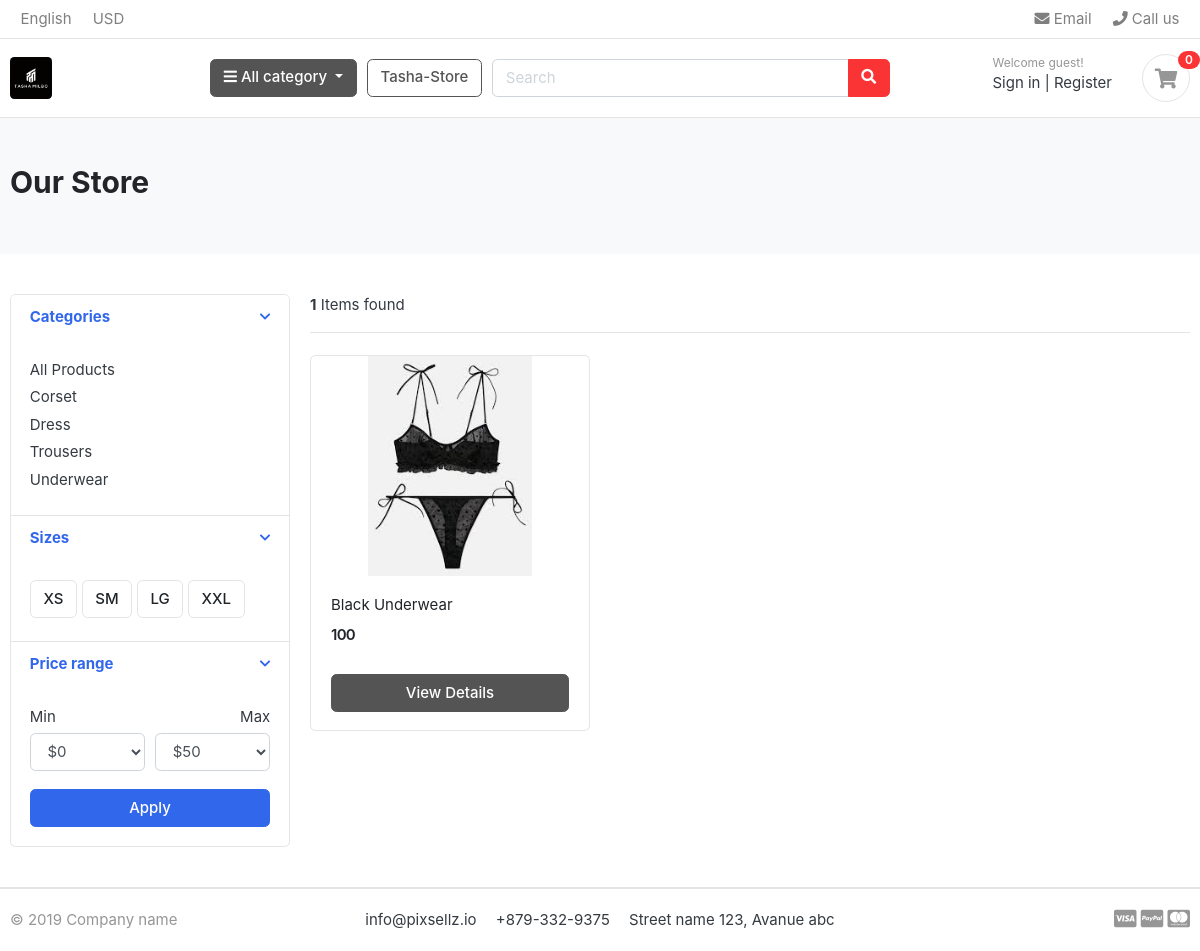
/store/category/underwear/, run on an earlier commit of the app's database.
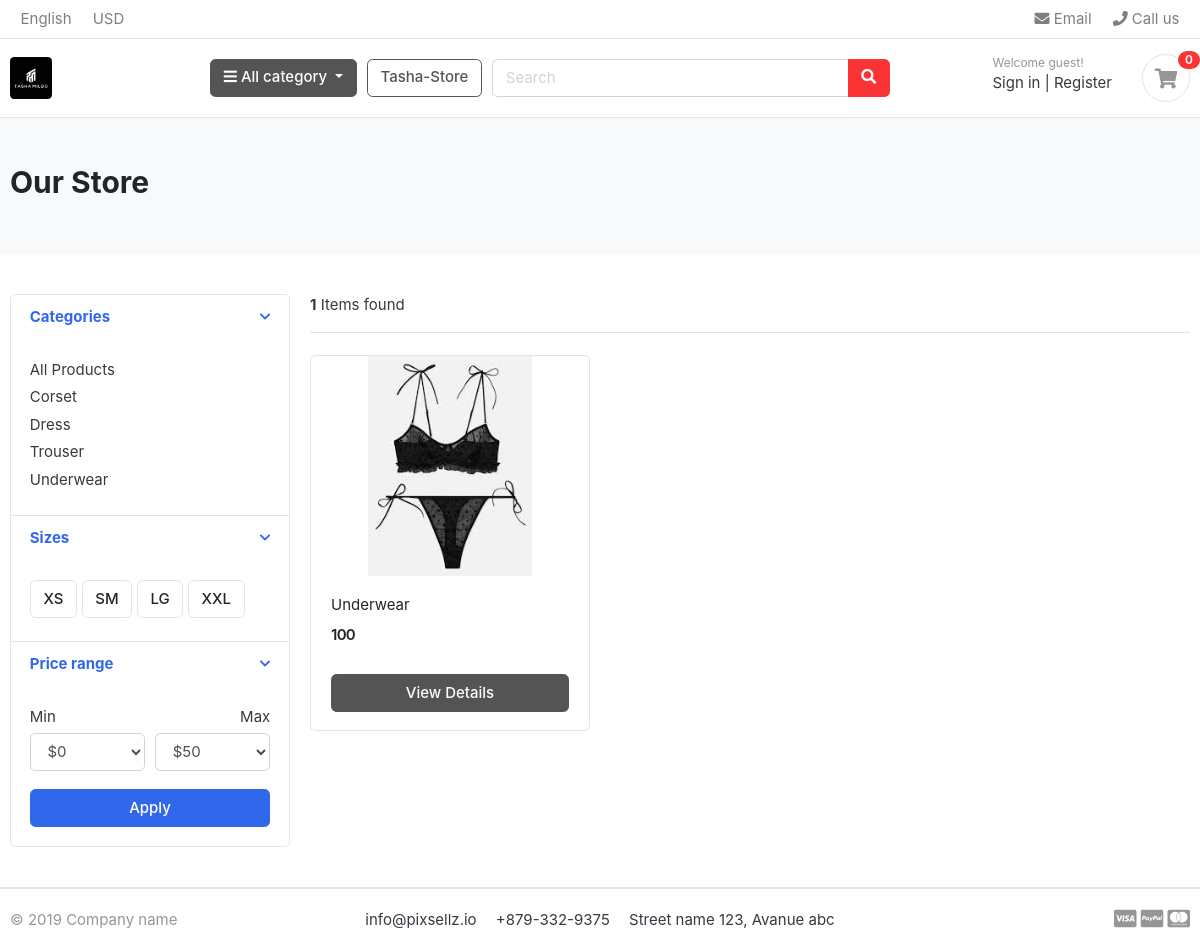
And on a later commit of the database.
### category/models.py (models this page shows, shortened)
class Category(models.Model):
    category_name = models.CharField(max_length=50)
    slug = models.SlugField(max_length=100, unique=True)
    description = models.TextField(max_length=255, blank=True)
    cat_image = models.ImageField(upload_to='photos/categories', blank=True)
    class Meta:
        verbose_name = 'category'
        verbose_name_plural = 'categories'
    def get_url(self):
            return reverse('products_by_category', args=[self.slug])

### store/models.py (models this page shows, shortened)
class Product(models.Model):
    product_name = models.CharField(max_length=200, unique=True)
    slug         = models.SlugField(max_length=200, unique=True)
    description  = models.TextField(max_length=500, blank=True)
    price        = models.IntegerField()
    images       = models.ImageField(upload_to='photos/products')
    stock        = models.IntegerField()
    is_available = models.BooleanField(default=True)
    category     = models.ForeignKey(Category, on_delete=models.CASCADE)
    created_date  = models.DateTimeField(auto_now_add=True)
    modified_date= models.DateTimeField(auto_now=True)
    def get_url(self):
        return reverse('product_detail', args=[self.category.slug, self.slug])

### store/views.py (the view)
# urls.py: path('store/', include('store.urls')),
def store(request, category_slug=None):
    categories = None
    products = None
    if category_slug != None:
        categories = get_object_or_404(Category, slug=category_slug)
        products = Product.objects.filter(category=categories, is_available=True)
        paginator = Paginator(products, 3)
        page = request.GET.get('page')
        paged_products = paginator.get_page(page)
        product_count = products.count()
    else:
        products = Product.objects.all().filter(is_available=True).order_by('id')
        paginator = Paginator(products, 3)
        page = request.GET.get('page')
        paged_products = paginator.get_page(page)
        product_count = products.count()
    context = {
    'products': paged_products,
    'product_count': product_count,
    }
    return render(request, 'store/store.html', context)

### carts/context_processors.py (called while the page is built)
def counter(request):
    cart_count = 0
    if 'admin' in request.path:
        return()
    else:
        try:
            cart = Cart.objects.filter(cart_id=_cart_id(request))
            cart_items = CartItem.objects.all().filter(cart=cart[:1])
            for cart_item in cart_items:
                cart_count += cart_item.quantity
        except Cart.DoesNotExist:
            cart_count = 0
    return dict(cart_count=cart_count)

### carts/views.py (called while the page is built)
def _cart_id(request):
    cart = request.session.session_key
    if not cart:
        cart = request.session.create()
    return cart

### category/context_processors.py (called while the page is built)
def menu_links(request):
    links = Category.objects.all()
    return dict(links=links)

### templates/store/store.html (shortened to what this page needs)
{% extends 'base.html' %}
{% load static %}
{% block content %}
<section class="section-pagetop bg">
<div class="container">
	{% if 'search' in request.path %}
    <h2 class="title-page">Search Result</h2>
	{% else %}
	  <h2 class="title-page">Our Store</h2>
  {% endif %}
</div>
</section>
<section class="section-content padding-y">
<div class="container">
<div class="row">
	<aside class="col-md-3">
<div class="card">
	<article class="filter-group">
		<header class="card-header">
			<a href="#" data-toggle="collapse" data-target="#collapse_1" aria-expanded="true" class="">
				<i class="icon-control fa fa-chevron-down"></i>
				<h6 class="title">Categories</h6>
			</a>
		</header>
		<div class="filter-content collapse show" id="collapse_1" style="">
			<div class="card-body">
				<ul class="list-menu">
					<li><a href="{% url 'store' %}">All Products</a></li>
					{% for category in links %}
				   <li><a href="{{category.get_url}}">{{category.category_name}}  </a></li>
				  {% endfor %}
				</ul>
			</div>
		</div>
	</article>
	<article class="filter-group">
		<header class="card-header">
			<a href="#" data-toggle="collapse" data-target="#collapse_4" aria-expanded="true" class="">
				<i class="icon-control fa fa-chevron-down"></i>
				<h6 class="title">Sizes </h6>
			</a>
		</header>
		<div class="filter-content collapse show" id="collapse_4" style="">
			<div class="card-body">
			  <label class="checkbox-btn">
			    <span class="btn btn-light"> XS </span>
			  </label>
			  <label class="checkbox-btn">
			    <span class="btn btn-light"> SM </span>
			  </label>
			  <label class="checkbox-btn">
			    <span class="btn btn-light"> LG </span>
			  </label>
			  <label class="checkbox-btn">
			    <span class="btn btn-light"> XXL </span>
			  </label>
		</div>
		</div>
	</article>
	<article class="filter-group">
		<header class="card-header">
			<a href="#" data-toggle="collapse" data-target="#collapse_3" aria-expanded="true" class="">
				<i class="icon-control fa fa-chevron-down"></i>
				<h6 class="title">Price range </h6>
			</a>
		</header>
		<div class="filter-content collapse show" id="collapse_3" style="">
			<div class="card-body">
				<div class="form-row">
				<div class="form-group col-md-6">
				  <label>Min</label>
				  	<select class="mr-2 form-control">
						<option value="0">$0</option>
					</select>
				</div>
				<div class="form-group text-right col-md-6">
				  <label>Max</label>
				  	<select class="mr-2 form-control">
						<option value="50">$50</option>
					</select>
				</div>
				</div>
				<button class="btn btn-block btn-primary">Apply</button>
			</div>
		</div>
	</article>
</div>
	</aside>
	<main class="col-md-9">
<header class="border-bottom mb-4 pb-3">
		<div class="form-inline">
			<span class="mr-md-auto"> <b>{{ product_count }}</b> Items found </span>
		</div>
</header>
<div class="row">
{% if products %}
	{% for product in products %}
	<div class="col-md-4">
		<figure class="card card-product-grid">
			<div class="img-wrap">
				<a href="{{product.get_url}}"><img src="{{ product.images.url }}"></a>
			</div>
			<figcaption class="info-wrap">
				<div class="fix-height">
					<a href="{{product.get_url}}" class="title">{{ product.product_name }}</a>
					<div class="price-wrap mt-2">
						<span class="price">{{ product.price }}</span>
					</div>
				</div>
				<a href="{{product.get_url}}" class="btn btn-block btn-secondary">View Details </a>
			</figcaption>
		</figure>
	</div>
	{% endfor %}
{% else %}
<div>
	<h2>No result found. Please try again.</h2>
</div>
{% endif %}
</div>
	</main>
</div>
</div>
</section>
{% endblock %}

What changed in the data, as far as the page shows it:
removed Category: category_name "Trousers"
removed Product: images (picture), product_name "Black Underwear", price "100"
added Category: category_name "Trouser"
added Product: images (picture), product_name "Underwear", price "100"
